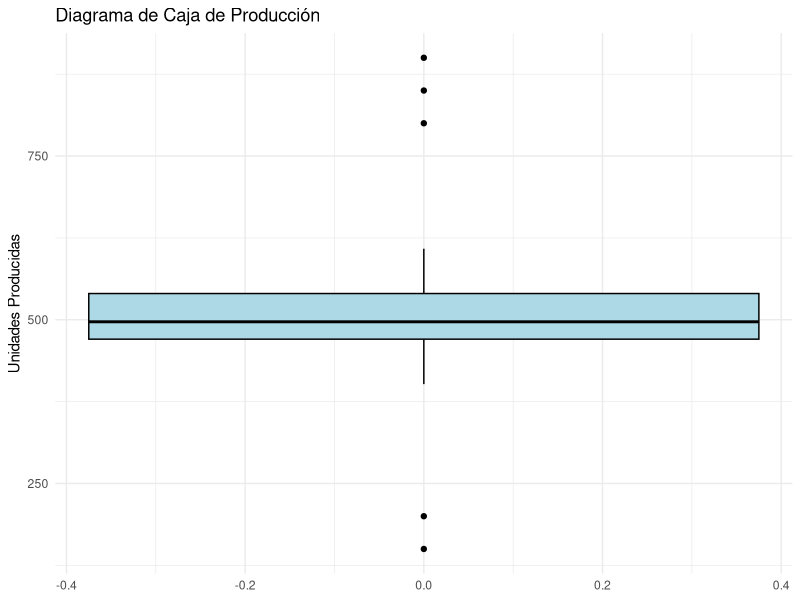

Source code (R):
library(ggplot2) 

# Fijar semilla para reproducibilidad
set.seed(123)

# Generar datos normales con algunos valores atípicos
produccion <- data.frame(
  Unidades = c(rnorm(50, mean = 500, sd = 50),  # 50 valores dentro del rango normal
               800, 850, 900,  # Valores atípicos altos
               200, 150)  # Valores atípicos bajos
)

ggplot(produccion, aes(y = Unidades)) +
  geom_boxplot(fill = "lightblue", color = "black") +
  labs(title = "Diagrama de Caja de Producción",
       y = "Unidades Producidas") +
  theme_minimal()
# Calcular Q1 y Q3
Q1 <- quantile(produccion$Unidades, 0.25)
Q3 <- quantile(produccion$Unidades, 0.75)
IQR <- Q3 - Q1  # Rango intercuartil

# Definir límites
limite_inferior <- Q1 - 1.5 * IQR
limite_superior <- Q3 + 1.5 * IQR

# Filtrar valores atípicos
outliers <- produccion$Unidades[produccion$Unidades < limite_inferior | produccion$Unidades > limite_superior]
print(outliers)  # Muestra los valores atípicos detectados

produccion_sin_outliers <- produccion[produccion$Unidades >= limite_inferior & produccion$Unidades <= limite_superior, ]
